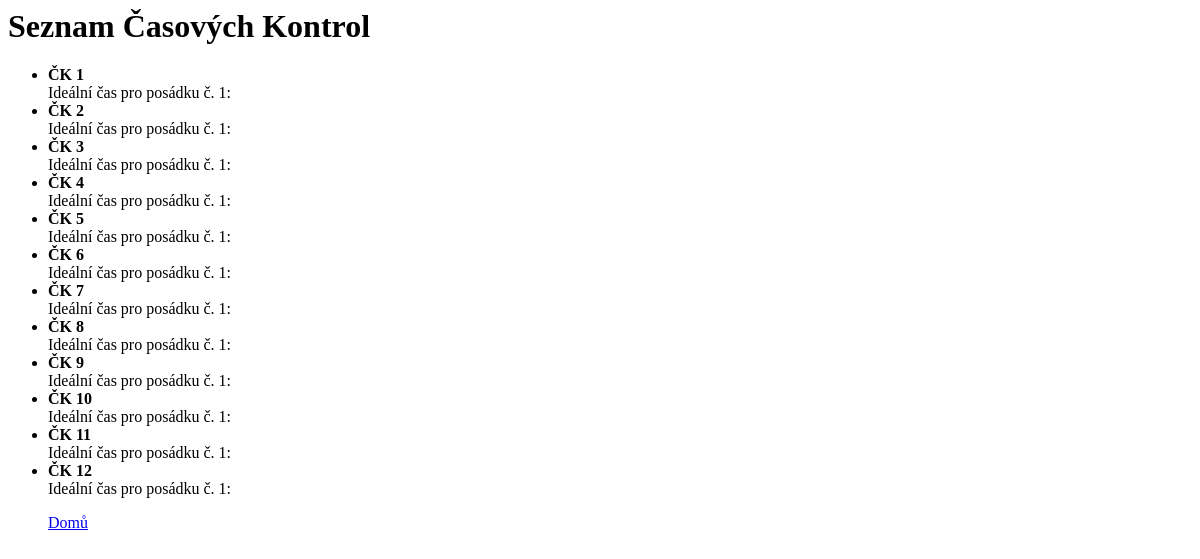
Before: /race/1/checkpoints with the older database file.
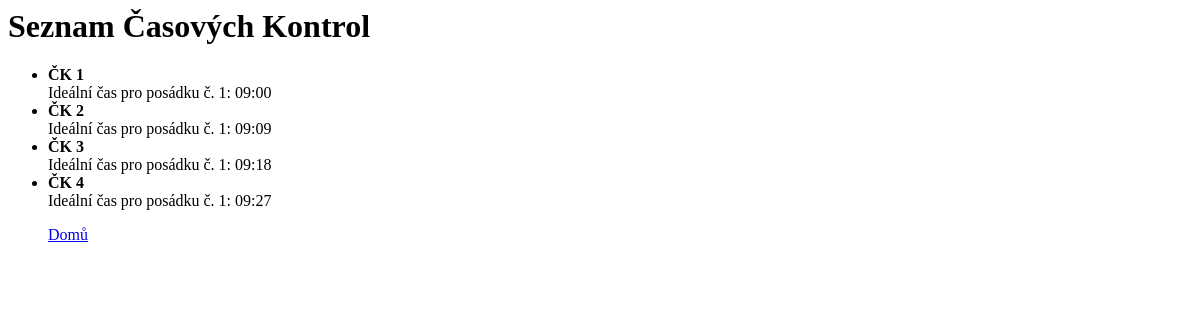
After: the same page with the newer database file.
### app.py (models this page shows)
class Checkpoint(db.Model):
    id = db.Column(db.Integer, primary_key=True)
    name = db.Column(db.String(100))
    order = db.Column(db.Integer)
    race_id = db.Column(db.Integer, db.ForeignKey('race.id'), nullable=False)

class IdealTime(db.Model):
    id = db.Column(db.Integer, primary_key=True)
    crew_id = db.Column(db.Integer, db.ForeignKey('crew.id'), nullable=False)
    checkpoint_id = db.Column(db.Integer, db.ForeignKey('checkpoint.id'), nullable=False)
    ideal_time = db.Column(Time)
    crew = db.relationship('Crew', backref='ideal_times')
    checkpoint = db.relationship('Checkpoint', backref='ideal_times')

### app.py (the view)
@app.route("/race/<int:race_id>/checkpoints")
def checkpoint_overview(race_id):
    race = Race.query.get_or_404(race_id)
    checkpoints = Checkpoint.query.filter_by(race_id=race_id).order_by(Checkpoint.order).all()
    first_crew = Crew.query.filter_by(race_id=race_id, number="1").first()
    times = {}
    if first_crew:
        times = {it.checkpoint_id: it.ideal_time for it in IdealTime.query.filter_by(crew_id=first_crew.id).all()}
    return render_template("checkpoints.html", race=race, checkpoints=checkpoints, ideal_times=times)

### templates/checkpoints.html
<h1>Seznam Časových Kontrol</h1>
<ul>
  {% for checkpoint in checkpoints %}
    <li>
      <strong>ČK {{ checkpoint.id }}</strong><br>
      Ideální čas pro posádku č. 1:
      {% for arrival in checkpoint.ideal_times %}
        {% if arrival.crew.number == "1" %}
          {{ arrival.ideal_time.strftime("%H:%M") }}
        {% endif %}
      {% endfor %}
    </li>
  {% endfor %}
  <p><a href="{{ url_for('index') }}">Domů</a></p>
</ul>

Changed rows visible on the page:
removed Checkpoint: id "5"
removed Checkpoint: id "6"
removed Checkpoint: id "7"
removed Checkpoint: id "8"
removed Checkpoint: id "9"
removed Checkpoint: id "10"
removed Checkpoint: id "11"
removed Checkpoint: id "12"
added IdealTime: ideal_time "09:00", shown under Checkpoint id 1
added IdealTime: ideal_time "09:09", shown under Checkpoint id 2
added IdealTime: ideal_time "09:18", shown under Checkpoint id 3
added IdealTime: ideal_time "09:27", shown under Checkpoint id 4
